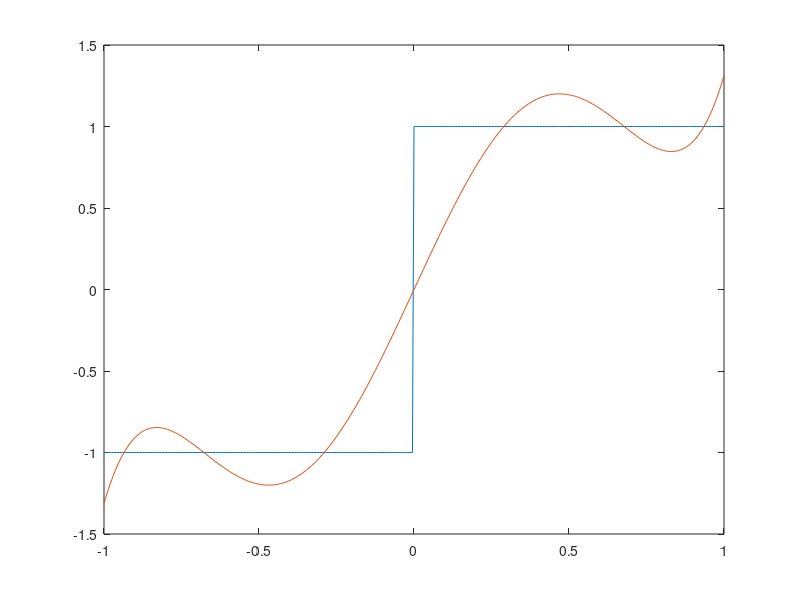

Here is the MATLAB script that generated this plot:
t=-1:1/200:1;
N=length(t);
y=zeros(N,1);
for i=1:N
  if t(i)<0
    y(i)=-1;
  else
    y(i)=1;
  end
end
alfa1=sqrt(3/2);
alfa3=-sqrt(7/32);

alfa5=sqrt(11/2)*1/8;

phi1=sqrt(3/2)*t;
phi3=sqrt(7/2)*((5/2)*t.^3 - (3/2)*t);

phi5=sqrt(11/2) * (( (63*480*t.^5) - (480*70*t.^3) + (480*15*t))) / 3840;

y_aprox = alfa1*phi1 + alfa3*phi3 + alfa5*phi5;
ErrorCT3=0;
for i=1:N
   ErrorCT3 = ErrorCT3 + (y(i)-y_aprox(i))*(y(i)-y_aprox(i)); 
end
plot(t,y,t,y_aprox);